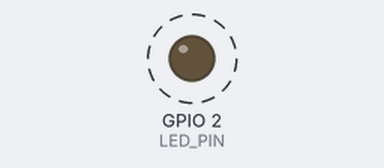
Simulated run of this sketch. Board: ESP32. On the bench: output pins drawn as LEDs (lit = HIGH). Dashed ring = blinking. What the sketch prints to the serial monitor is not drawn.

Above: at 0.2 s.
Timing chart, 0 to 3.0 s (numbered marks = the images above):
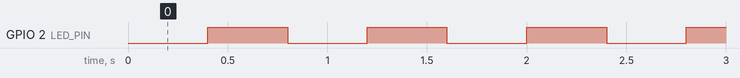

The sketch:

v2_builtin_led.ino
```cpp
// =============================================================================
// 02_verbose_macros – Variant 2: Built-in LED feedback
// =============================================================================
// Concept: Same VERBOSE_LEVEL macros as v1, plus visual feedback:
// the built-in LED blinks faster when VERBOSE_LEVEL is higher, so you can
// see the verbosity "setting" without reading Serial.
//
// Wiring: just the ESP32 board – built-in LED on GPIO2.
// =============================================================================

#define VERBOSE_NONE     0
#define VERBOSE_STATE    1
#define VERBOSE_EMOTION  2
#define VERBOSE_FULL     3

// <<<< CHANGE THIS to 0, 1, 2, or 3 >>>>
#define VERBOSE_LEVEL    VERBOSE_EMOTION

#if VERBOSE_LEVEL >= VERBOSE_STATE
  #define LOG_STATE(x)   Serial.println(x)
#else
  #define LOG_STATE(x)
#endif

#if VERBOSE_LEVEL >= VERBOSE_EMOTION
  #define LOG_EMOTION(x) Serial.println(x)
#else
  #define LOG_EMOTION(x)
#endif

#if VERBOSE_LEVEL >= VERBOSE_FULL
  #define LOG_FULL(x)    Serial.println(x)
#else
  #define LOG_FULL(x)
#endif

// ---- Tuning knobs -----------------------------------------------------------
constexpr int LED_PIN    = 2;     // built-in LED
constexpr uint32_t TICK_MS = 1000;
// Blink interval per level: level 0=off, 1=slow, 2=medium, 3=fast
constexpr uint32_t BLINK_MS[4] = {0, 800, 400, 100};
// -----------------------------------------------------------------------------

uint32_t lastTickMs  = 0;
uint32_t lastBlinkMs = 0;
bool     ledState    = false;

void setup() {
  Serial.begin(115200);
  pinMode(LED_PIN, OUTPUT);
  Serial.print("02_verbose_macros v2 – VERBOSE_LEVEL=");
  Serial.println(VERBOSE_LEVEL);
}

void loop() {
  uint32_t now = millis();

  // LED blink – speed reflects VERBOSE_LEVEL
  uint32_t blinkInterval = BLINK_MS[VERBOSE_LEVEL];
  if (blinkInterval > 0 && now - lastBlinkMs >= blinkInterval) {
    lastBlinkMs = now;
    ledState    = !ledState;
    digitalWrite(LED_PIN, ledState ? HIGH : LOW);
  } else if (blinkInterval == 0) {
    digitalWrite(LED_PIN, LOW);  // VERBOSE_NONE: LED stays off
  }

  // Periodic log output
  if (now - lastTickMs >= TICK_MS) {
    lastTickMs = now;
    LOG_STATE("STATE: Idle");
    LOG_EMOTION("EMOTION: arousal=0.3");
    LOG_FULL("FULL: touch raw=450");
  }
}
```

Measured:
- by itself, GPIO 2 (LED_PIN): alternates HIGH for 0.40 s and LOW for 0.40 s
